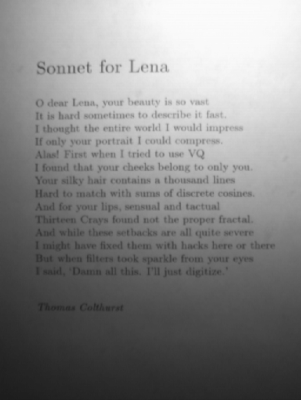
//> input picture opencv1/s_adaptiveth.png, 301 x 400 px, given in place of flyman512x512.avi, which was not available
$ ./opencv1   (built with g++ and OpenCV 4)
//> lines starting //> are read from the running program, lines starting //| are printed output that depends on the picture; pictures that were not available may be replaced by others from this repository, and a replacement may not be noted

// opencv1.cpp : 此檔案包含 'main' 函式。程式會於該處開始執行及結束執行。
//

#include <iostream>
#include "opencv2/imgcodecs.hpp"
#include "opencv2/highgui.hpp"
#include "opencv2/imgproc.hpp"

#pragma comment(lib, "opencv_world470d.lib")

using namespace cv;
using namespace std;
int g_nTrackerbarValue = 0 ;
int g_nKernelValue ;
const int g_ntrakerMaxValue = 9;
Mat frame, gray, bg, dst,result;
char title[30];
bool averBlur = 0;

// [30 lines left out: functions draw, on_nkernelTracker, not called in this run]

void play_video(const char* filename)
{
//> called with filename = "flyman512x512.avi"
	VideoCapture capture(filename);
	if (!capture.isOpened())
	{
		printf("open %s failed\n", filename, CAP_ANY);
		return;
	}
	long totalFrameNum = capture.get(CAP_PROP_FRAME_COUNT);
	printf("total frames = %d\n", totalFrameNum);
	sprintf_s(title, "video:%s", filename);
	bool isgray = 0;			//判斷是否為灰階
	bool BgSb = 0;		//判斷是否要去背
	bool isneg = 0;				//判斷是否為負片
	bool bThre = 0;
	bool Hist = 0;
	char key = 0;
	char kernelName[20];

	while (capture.isOpened()  && key != 'q')
	{
		key = waitKey(20);
//> the key 'g' is pressed
		capture.read(frame);
//> frame is the input picture: 400 rows x 301 cols, CV_8UC3; min 28, max 251, mean 133.1
		if (frame.empty())
		{
			cerr << "End of video file" << endl;
			break;
		}
		if (key == 'g')
		{
			isgray = 1;
			isneg = 0;
			BgSb = 0;
			bThre = 0;
			Hist = 0;
		}
		else if (key == 'i')
		{
			isneg = 1;
			isgray = 0;
			BgSb = 0;
			bThre = 0;
			Hist = 0;
		}
		else if (key == 'b')
		{
			isgray = 0;
			isneg = 0;
			BgSb = 1;
			bThre = 0;
			Hist = 0;
		}
		else if (key == 't')
		{
			isgray = 0;
			isneg = 0;
			BgSb = 0;
			bThre = 1;
			Hist = 0;
		}
		else if (key == 'h')
			Hist = 1;
		else if (key == 'a') {
			averBlur = 1;
			sprintf_s(kernelName, "Max=%d", g_ntrakerMaxValue);
			createTrackbar(kernelName, title, &g_nTrackerbarValue, g_ntrakerMaxValue, on_nkernelTracker);
		}

		if (isgray) {
			cvtColor(frame, dst, COLOR_RGB2GRAY);
//> the key 'i' is pressed
			imshow(title, dst);
			if (Hist)
				imshow("直方圖", draw(dst));
			else if (averBlur)
				on_nkernelTracker(g_nKernelValue, 0);
		}
		else if (isneg) {
			dst = Vec3b(255, 255, 255) ^ frame;
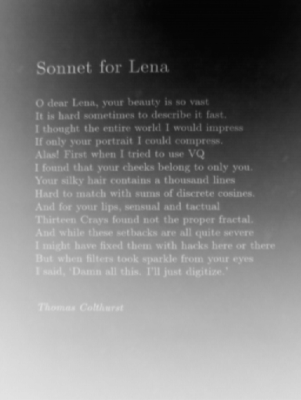
//> dst: 400 rows x 301 cols, CV_8UC3; min 4, max 227, mean 121.9
//> the key 'b' is pressed
			imshow(title, dst);
			if (Hist)
				imshow("直方圖", draw(dst));
			else if (averBlur)
				on_nkernelTracker(g_nTrackerbarValue, 0);
		}
		else if (BgSb) {
			bg = imread("flymanBG.jpg");
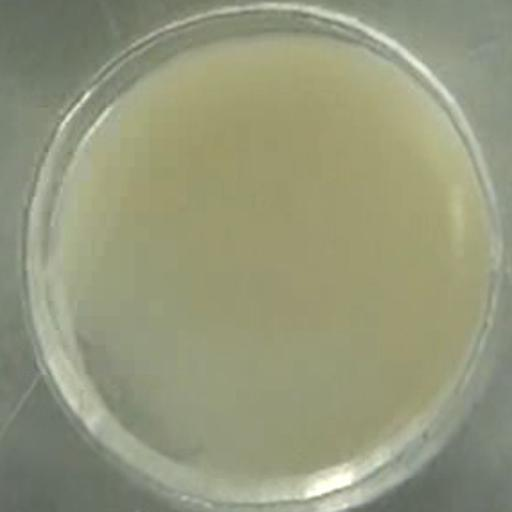
//> input picture opencv1/flymanBG.jpg, 512 x 512 px
//> bg is the input picture: 512 rows x 512 cols, CV_8UC3; mean B, G, R 123.9, 151.9, 149
			cvtColor(bg, bg, COLOR_RGB2GRAY);
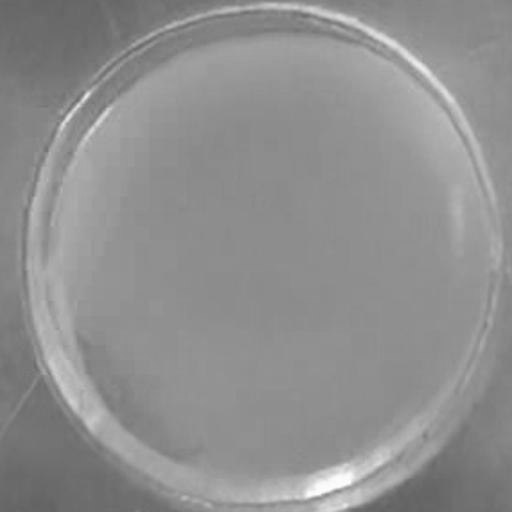
//> bg: 512 rows x 512 cols, CV_8UC1; min 98, max 253, mean 143.2
			cvtColor(frame, frame, COLOR_RGB2GRAY);
			Mat diff;
//> (the run ends here: the program stops with an error, at `absdiff(frame, bg, dst);`)
